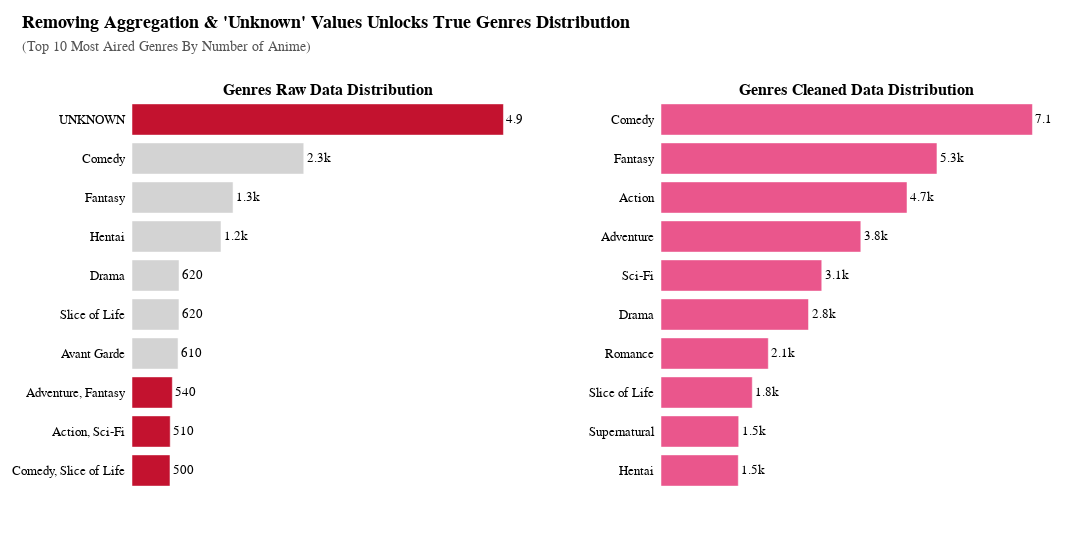

Source (notebook cell):
### Markdown cell above
#### **3.1. Genres**

### Code cell
# ==========================================
# 1. DATA PREPARATION
# ==========================================

# --- A. RAW DATA (LEFT CHART) ---
# Count occurrences and take Top 15
genre_counts_raw = df_anime_dataset_2023['Genres'].value_counts().head(10).reset_index()
genre_counts_raw.columns = ['Genres', 'Count']

# Sort by Count ascending (for horizontal bar chart to show largest at top)
genre_counts_raw = genre_counts_raw.sort_values('Count', ascending=True)

# Define Color Logic for Raw Data:
# - Red (#C3122F) for Noise (Combinations with ',' or 'UNKNOWN')
# - Light Grey (#D3D3D3) for Neutral Context (Single valid genres in raw data)
colors_raw = [
    '#C3122F' if (',' in str(x) or str(x).strip().upper() == 'UNKNOWN') else '#D3D3D3'
    for x in genre_counts_raw['Genres']
]

# --- B. CLEAN DATA (RIGHT CHART) ---
# Create a copy and ensure string format
df_genres_exploded = df_anime_dataset_2023_prep[['Genres']].copy()
df_genres_exploded['Genres'] = df_genres_exploded['Genres'].astype(str)

# REGEX CLEANING: Remove brackets and quotes
df_genres_exploded['Genres'] = df_genres_exploded['Genres'].str.replace(r"[\[\]\'\"]", "", regex=True)

# SPLIT & EXPLODE: Separate genres and create individual rows
df_genres_exploded['Genres'] = df_genres_exploded['Genres'].str.split(',')
df_genres_exploded = df_genres_exploded.explode('Genres')

# TRIM: Remove leading/trailing whitespace
df_genres_exploded['Genres'] = df_genres_exploded['Genres'].str.strip()

# FILTER: Remove garbage values (Noise)
exclude_list = ["UNKNOWN", "NONE", "NAN", "NULL", ""]
df_genres_exploded = df_genres_exploded[~df_genres_exploded['Genres'].str.upper().isin(exclude_list)]
df_genres_exploded = df_genres_exploded[df_genres_exploded['Genres'] != ""]

# Count occurrences and take Top 15
genre_counts_clean = df_genres_exploded['Genres'].value_counts().head(10).reset_index()
genre_counts_clean.columns = ['Genres', 'Count']
genre_counts_clean = genre_counts_clean.sort_values('Count', ascending=True)

# Define Color Logic for Clean Data:
# - Vibrant Pink (#ea568c) for Valid Data
colors_clean = ['#ea568c'] * len(genre_counts_clean)


# ==========================================
# 2. VISUALIZATION (PHASE 2: TECHNICAL COMPARISON)
# ==========================================

# Initialize Subplots (1 Row, 2 Columns)
fig = make_subplots(
    rows=1, cols=2,
    subplot_titles=("<b>Genres Raw Data Distribution</b>", "<b>Genres Cleaned Data Distribution</b>"), 
    horizontal_spacing=0.15 # Adjust spacing to prevent label overlap
)

# --- TRACE 1: RAW DATA (LEFT) ---
fig.add_trace(
    go.Bar(
        y=genre_counts_raw['Genres'],
        x=genre_counts_raw['Count'],
        orientation='h',
        marker_color=colors_raw,
        text=genre_counts_raw['Count'],
        textposition='outside',
        texttemplate='%{x:.2s}', # Format: 15k, 2.5k
        hovertemplate='<b>Raw Genre:</b> %{y}<br><b>Count:</b> %{x:,}<extra></extra>',
        showlegend=False 
    ),
    row=1, col=1
)

# --- TRACE 2: CLEAN DATA (RIGHT) ---
fig.add_trace(
    go.Bar(
        y=genre_counts_clean['Genres'],
        x=genre_counts_clean['Count'],
        orientation='h',
        marker_color=colors_clean, # Pink for Valid Data
        text=genre_counts_clean['Count'],
        textposition='outside',
        texttemplate='%{x:.2s}', # Format: 15k, 2.5k
        hovertemplate='<b>Clean Genre:</b> %{y}<br><b>Count:</b> %{x:,}<extra></extra>',
        showlegend=False # Rule: 1-2 traces -> hide legend
    ),
    row=1, col=2
)


# ==========================================
# 3. LAYOUT SETTINGS (STRICT COMPLIANCE)
# ==========================================

fig.update_layout(
    # General Settings
    font=dict(family="Tahoma", size=13, color="#000000"),
    hovermode="x unified",
    
    # Margin & Dimensions
    margin=dict(l=40, r=40, t=100, b=60),
    width=1550,
    height=550,
    
    # Backgrounds
    plot_bgcolor="white",
    paper_bgcolor="white",
    
    # Title Convention (Position x=0.02, 2-line structure)
    title=dict(
        text="<b>Removing Aggregation & 'Unknown' Values Unlocks True Genres Distribution</b><br><span style='color:#555555; font-size:14px'>(Top 10 Most Aired Genres By Number of Anime)</span>",
        x=0.02,
        y=0.95, # Adjust vertical position slightly to fit top margin
        xanchor='left',
        yanchor='top'
    )
)

# --- AXIS SETTINGS (DECLUTTER) ---
# Rule: Hide Gridlines, Hide X-axis Labels (focus on Shape/Trend + Direct Labeling)

# Update X-axes (Values)
fig.update_xaxes(showgrid=False, showticklabels=False, zeroline=False, row=1, col=1)
fig.update_xaxes(showgrid=False, showticklabels=False, zeroline=False, row=1, col=2)

# Update Y-axes (Categories)
# Keep labels for readability, no grid
fig.update_yaxes(showgrid=False, showline=False, ticksuffix="  ", row=1, col=1)
fig.update_yaxes(showgrid=False, showline=False, ticksuffix="  ", row=1, col=2)

fig.show()

### Figure 1 — Plotly figure (JSON) as saved in the notebook; plotly's stock layout.template omitted (floating-point values rounded to 4 significant figures)
{"data": [{"hovertemplate": "<b>Raw Genre:</b> %{y}<br><b>Count:</b> %{x:,}<extra></extra>", "marker": {"color": ["#C3122F", "#C3122F", "#C3122F", "#D3D3D3", "#D3D3D3", "#D3D3D3", "#D3D3D3", "#D3D3D3", "#D3D3D3", "#C3122F"]}, "orientation": "h", "showlegend": false, "text": [504.0, 507.0, 535.0, 611.0, 623.0, 624.0, 1181.0, 1341.0, 2279.0, 4929.0], "textposition": "outside", "texttemplate": "%{x:.2s}", "type": "bar", "x": [504, 507, 535, 611, 623, 624, 1181, 1341, 2279, 4929], "xaxis": "x", "y": ["Comedy, Slice of Life", "Action, Sci-Fi", "Adventure, Fantasy", "Avant Garde", "Slice of Life", "Drama", "Hentai", "Fantasy", "Comedy", "UNKNOWN"], "yaxis": "y"}, {"hovertemplate": "<b>Clean Genre:</b> %{y}<br><b>Count:</b> %{x:,}<extra></extra>", "marker": {"color": ["#ea568c", "#ea568c", "#ea568c", "#ea568c", "#ea568c", "#ea568c", "#ea568c", "#ea568c", "#ea568c", "#ea568c"]}, "orientation": "h", "showlegend": false, "text": [1486.0, 1494.0, 1755.0, 2063.0, 2836.0, 3091.0, 3842.0, 4730.0, 5306.0, 7142.0], "textposition": "outside", "texttemplate": "%{x:.2s}", "type": "bar", "x": [1486, 1494, 1755, 2063, 2836, 3091, 3842, 4730, 5306, 7142], "xaxis": "x2", "y": ["Hentai", "Supernatural", "Slice of Life", "Romance", "Drama", "Sci-Fi", "Adventure", "Action", "Fantasy", "Comedy"], "yaxis": "y2"}], "layout": {"annotations": [{"font": {"size": 16}, "showarrow": false, "text": "<b>Genres Raw Data Distribution</b>", "x": 0.2125, "xanchor": "center", "xref": "paper", "y": 1, "yanchor": "bottom", "yref": "paper"}, {"font": {"size": 16}, "showarrow": false, "text": "<b>Genres Cleaned Data Distribution</b>", "x": 0.7875, "xanchor": "center", "xref": "paper", "y": 1, "yanchor": "bottom", "yref": "paper"}], "font": {"color": "#000000", "family": "Tahoma", "size": 13}, "height": 550, "hovermode": "x unified", "margin": {"b": 60, "l": 40, "r": 40, "t": 100}, "paper_bgcolor": "white", "plot_bgcolor": "white", "title": {"text": "<b>Removing Aggregation & 'Unknown' Values Unlocks True Genres Distribution</b><br><span style='color:#555555; font-size:14px'>(Top 10 Most Aired Genres By Number of Anime)</span>", "x": 0.02, "xanchor": "left", "y": 0.95, "yanchor": "top"}, "width": 1550, "xaxis": {"anchor": "y", "domain": [0, 0.425], "showgrid": false, "showticklabels": false, "zeroline": false}, "xaxis2": {"anchor": "y2", "domain": [0.575, 1], "showgrid": false, "showticklabels": false, "zeroline": false}, "yaxis": {"anchor": "x", "domain": [0, 1], "showgrid": false, "showline": false, "ticksuffix": "  "}, "yaxis2": {"anchor": "x2", "domain": [0, 1], "showgrid": false, "showline": false, "ticksuffix": "  "}}}
